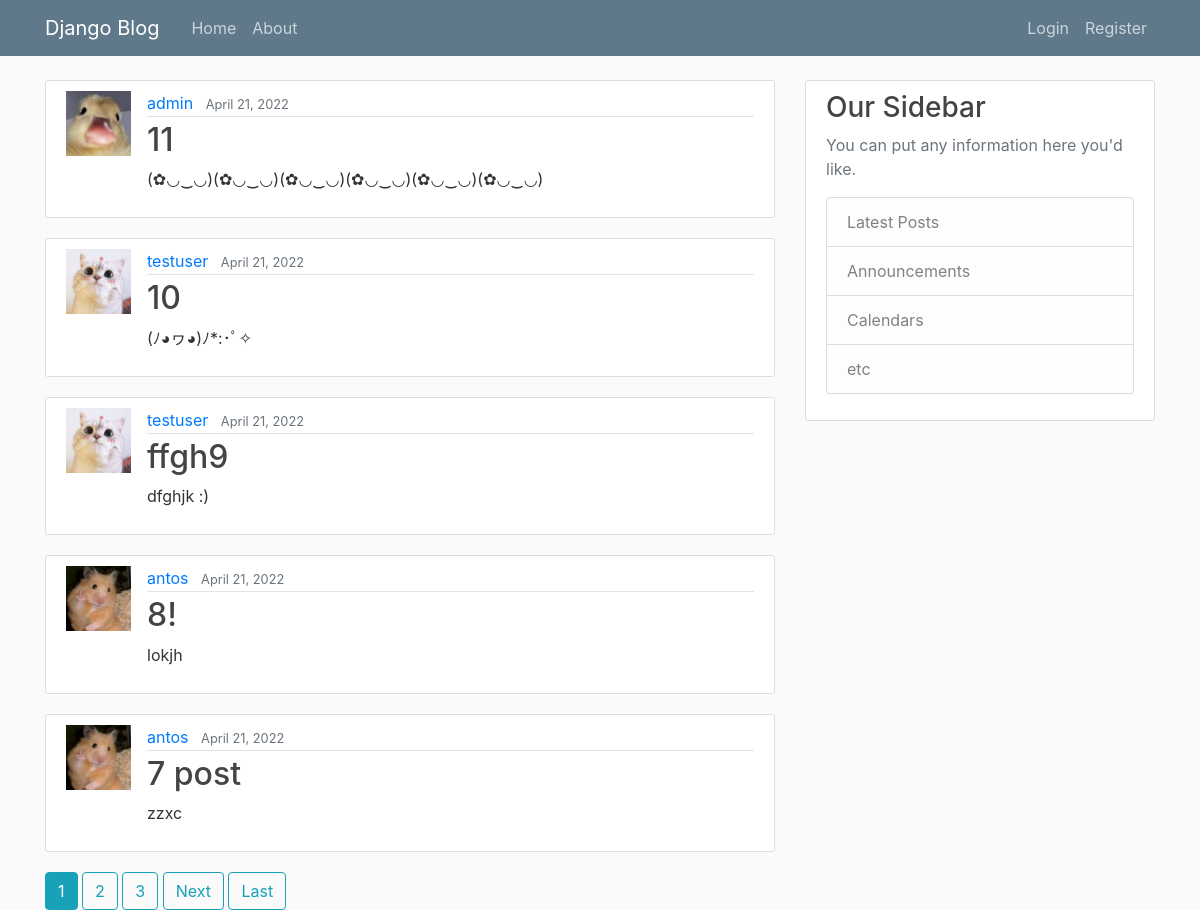
The page / on the database its author committed.
### blog/models.py (models this page shows, shortened)
class Post(models.Model):
	title = models.CharField(max_length=100)
	content = models.TextField()
	date_posted = models.DateTimeField(default=timezone.now)
	author = models.ForeignKey(User, on_delete=models.CASCADE)

### users/models.py (models this page shows, shortened)
class Profile(models.Model):
    user = models.OneToOneField(User, on_delete=models.CASCADE)
    image = models.ImageField(default='default.jpg', upload_to='profile_pics')

### blog/views.py (the view)
# urls.py: path('', PostListView.as_view(), name="blog-home"),
class PostListView(ListView):
	model = Post
	template_name = 'blog/home.html'
	context_object_name = 'posts'
	ordering = ['-date_posted']
	paginate_by = 5

### blog/templates/blog/home.html (shortened to what this page needs)
{% extends "blog/base.html" %}
{% block content %}
	{% for post in posts %}
		<article class="media content-section">
			<img class="rounded-cirle article-img" src="{{ post.author.profile.image.url }}">
 			<div class="media-body">
   				<div class="article-metadata">
      				<a class="mr-2" href="{% url 'user-posts' post.author.username %}">{{ post.author }}</a>
      				<small class="text-muted">{{ post.date_posted | date:"F d, Y" }}</small>
    			</div>
    			<h2><a class="article-title" href="{% url 'post-detail' post.id %}">{{ post.title }}</a></h2>
    			<p class="article-content">{{ post.content }}</p>
 			</div>
		</article>
	{% endfor %}
	{% if is_paginated %}
		{% for num in page_obj.paginator.page_range %}
			{% if page_obj.number == num %}
				<a class="btn btn-info mb4" href="?page={{num}}">{{ num }}</a>
			{% elif num > page_obj.number|add:'-3' and num < page_obj.number|add:'3' %}
				<a class="btn btn-outline-info mb4" href="?page={{num}}">{{ num }}</a>
			{% endif %}
		{% endfor %}
		{%  if page_obj.has_next %}
			<a class="btn btn-outline-info mb4" href="?page={{ page_obj.next_page_number }}">Next</a>
			<a class="btn btn-outline-info mb4" href="?page={{ page_obj.paginator.num_pages }}">Last</a>
		{% endif %}
	{% endif %}
{% endblock content %}

### blog/static/blog/main.css (style rules this page uses)
body { background: #fafafa; color: #333333; margin-top: 5rem; }
h1, h2, h3, h4, h5, h6 { color: #444444; }
.content-section { background: #ffffff; padding: 10px 20px; border: 1px solid #dddddd; border-radius: 3px; margin-bottom: 20px; }
.article-title { color: #444444; }
.article-content { white-space: pre-line; }
.article-img { height: 65px; width: 65px; margin-right: 16px; }
.article-metadata { padding-bottom: 1px; margin-bottom: 4px; border-bottom: 1px solid #e3e3e3 }

### rows shown on the page
Post: author.profile.image (picture), author "admin", date_posted "April 21, 2022", title "11", content "(✿◡‿◡)(✿◡‿◡)(✿◡‿◡)(✿◡‿◡)(✿◡‿◡)(✿◡‿◡)"
Post: author.profile.image (picture), author "testuser", date_posted "April 21, 2022", title "10", content "(ﾉ◕ヮ◕)ﾉ*:･ﾟ✧"
Post: author.profile.image (picture), author "testuser", date_posted "April 21, 2022", title "ffgh9", content "dfghjk :)"
Post: author.profile.image (picture), author "antos", date_posted "April 21, 2022", title "8!", content "lokjh"
Post: author.profile.image (picture), author "antos", date_posted "April 21, 2022", title "7 post", content "zzxc"

### other values the page prints
{{ num }} "1"
{{ num }} "2" "3"
